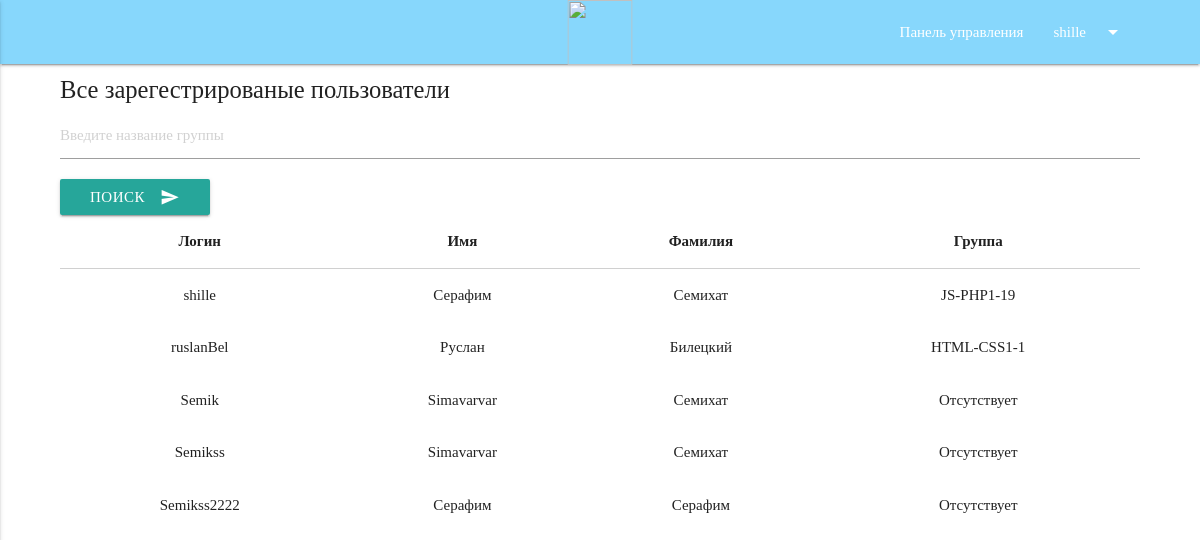
The app's page /resources/views/account/admin-groups.php (signed in), older data.
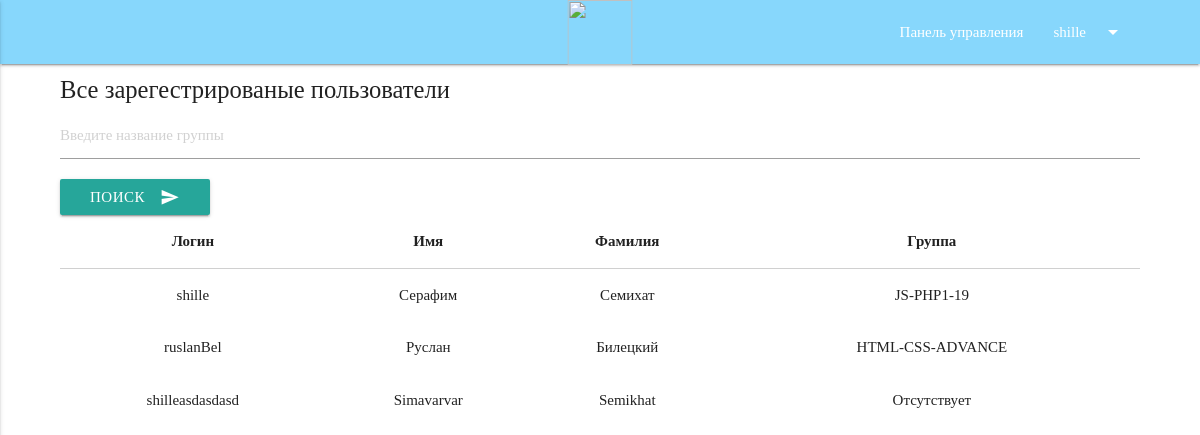
The same page, newer data.
### tables this page shows
CREATE TABLE `users` (
  `id` int(11) NOT NULL,
  `login` varchar(255) NOT NULL,
  `password` varchar(255) NOT NULL,
  `name` varchar(255) DEFAULT NULL,
  `surname` varchar(255) NOT NULL,
  `birth_date` varchar(255) NOT NULL,
  `email` varchar(255) NOT NULL,
  `tel` varchar(255) NOT NULL,
  `registration_date` date NOT NULL,
  `group_id` varchar(255) NOT NULL DEFAULT 'Отсутствует',
  `role_id` int(11) NOT NULL
);

### app/Connection.php (called while the page is built, shortened)
<?php
class Connection {
    private $connection;
    private $host = 'localhost';
    private $user = 'root';
    private $pass = '';
    private $db = 'test_kit';
    public function __construct() {
        $this->connection = new mysqli($this->host, $this->user, $this->pass, $this->db);
    }
    public function query($sql) {
        return $this->connection->query($sql);
    }
}

### app/UserObject.php (called while the page is built, shortened)
<?php
class UserObject extends AbstractModel{
    public function getElementsTable($row_table,$id)
    {
        $getGroup =  parent::query("SELECT `$row_table` FROM `users` WHERE id='$id'");
        $row_ass = $getGroup->fetch_assoc();
        return $row_ass[$row_table];
    }
}

### app/Admin.php (called while the page is built, shortened)
<?php
class Admin extends UserObject {
    private $table = '`users`';
    public function AllTable(){
        return parent::query("SELECT * FROM " . $this->table);
    }
}

### resources/views/account/admin-groups.php (the view, shortened to what this page needs)
<?php
$admin = new Admin();
$id = $_SESSION['user'][0];
?>
<?php if($admin->getElementsTable('role_id',$id) == 3 || $admin->getElementsTable('role_id',$id) == 2):?>
    <?php require "../layouts/adminnav.php"; ?>
<div class="container">
    <div id="test1" class="col s12">
        <h5>Все зарегестрированые пользователи</h5>
        <table class="highlight">
            <form action="admin-groups.php" method="post">
                <input name="search" placeholder="Введите название группы" type="text" required>
                <button class="btn waves-effect waves-light" type="submit" name="action">Поиск
                    <i class="material-icons right">send</i>
                </button>
            </form>
            <thead>
            <tr>
                <th>Логин</th>
                <th>Имя</th>
                <th>Фамилия</th>
                <th>Группа</th>
            </tr>
            </thead>
            <tbody>
            <?php
            $users = $admin->AllTable();
            while ($user = $users->fetch_row()) {
                ?>
                <tr>
                    <td><?php  echo $user[1]; ?></td>
                    <td><?php  echo $user[3]; ?></td>
                    <td><?php  echo $user[4]; ?></td>
                    <td><?php  echo $user[9]; ?></td>
                </tr>
            <?php } ?>
            </tbody>
        </table>
    </div>
</div>
<?php endif; ?>

Row changes from the older to the newer data that the page shows:
removed users: login "Semik", name "Simavarvar", surname "Семихат", group "Отсутствует"
removed users: login "Semikss", name "Simavarvar", surname "Семихат", group "Отсутствует"
removed users: login "Semikss2222", name "Серафим", surname "Серафим", group "Отсутствует"
changed users "ruslanBel": group "HTML-CSS1-1" → "HTML-CSS-ADVANCE"
added users: login "shilleasdasdasd", name "Simavarvar", surname "Semikhat", group "Отсутствует"
